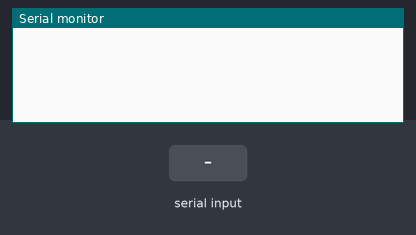
Bench run of a sketch on a simulated ESP32. On the bench: the last lines printed to the serial monitor. The test bench sets the inputs (shaded band).

Above: at 1.2 s.
1.3 s: "R" received over the second serial link
At 1.8 s:
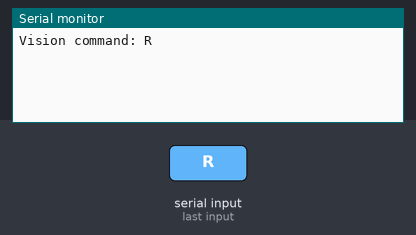
2.8 s: "G" received over the second serial link
At 4.1 s:
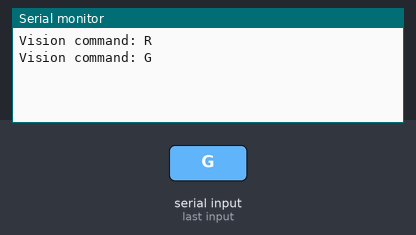

The sketch:

serial_rg_receiver.ino
```cpp
// HISTORICAL ESP32 communication concept
// Receive simple R/G commands from an ESP32-CAM or other vision controller.

void setup() {
  Serial.begin(115200);
  Serial2.begin(9600);
}

void loop() {
  if (Serial2.available()) {
    char c = Serial2.read();
    if (c == 'R' || c == 'G') {
      Serial.print("Vision command: ");
      Serial.println(c);
      // Earlier experiments mapped these to motor actions.
      // Final obstacle logic must use calibrated steering/path planning.
    }
  }
}
```

Measured:
- after the input at 1.3 s, the serial monitor: prints a new line at once (image 1)
- after the input at 2.8 s, the serial monitor: prints a new line at once (image 2)
